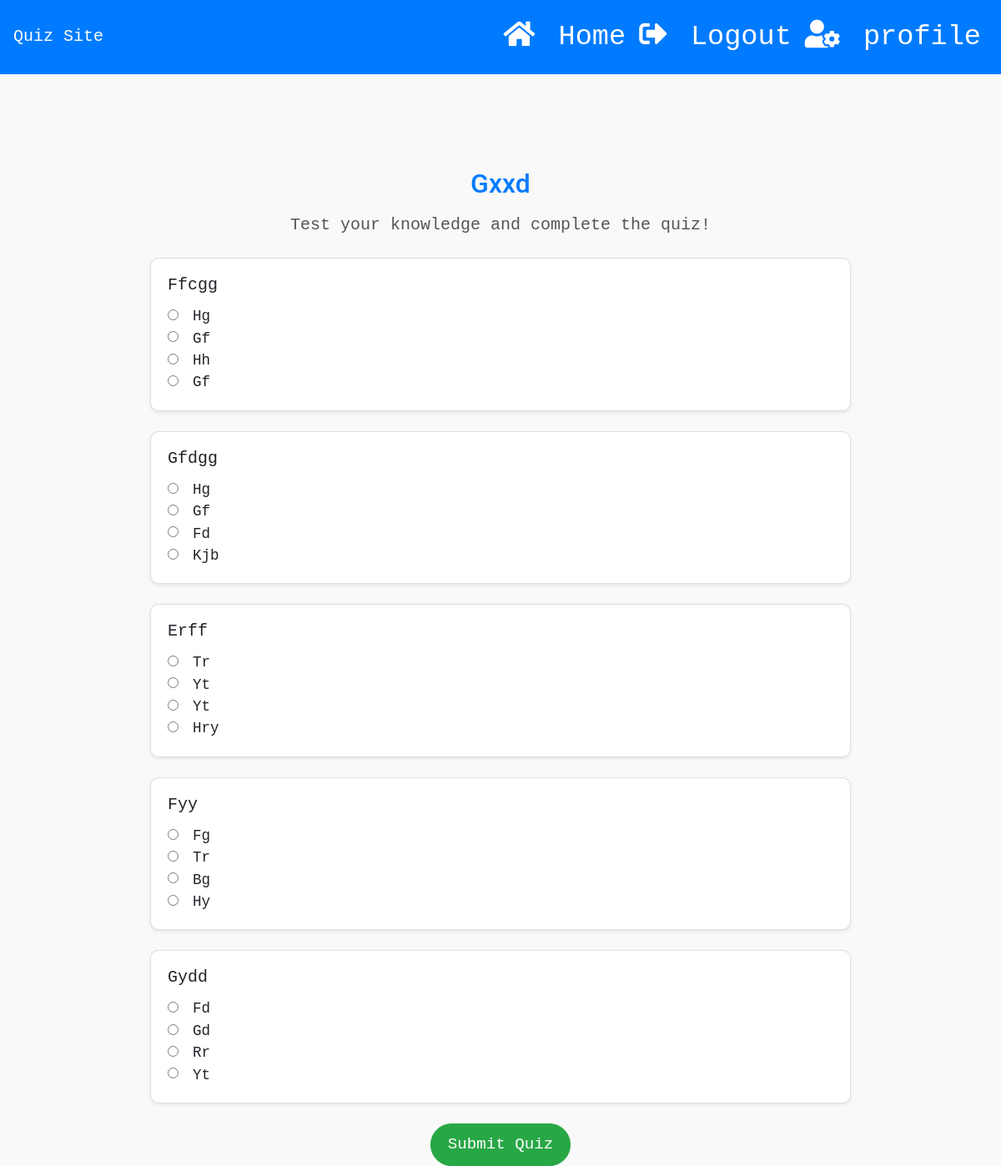
Screenshot of /quiz/quiz/1/ with the database file from the repository.
### quiz/models.py (models this page shows, shortened)
class Quiz(models.Model):
    title = models.CharField(max_length=200)
    category = models.CharField(max_length=100)
    description = models.TextField(blank=True)  # <-- Add this for multi-line input
    reward_per_question = models.FloatField(blank=True, null=True)
    created_at = models.DateTimeField(auto_now_add=True)

class Question(models.Model):
    quiz = models.ForeignKey(Quiz, on_delete=models.CASCADE)
    question_text = models.TextField()  # Changed from CharField to TextField
    option_a = models.CharField(max_length=100)
    option_b = models.CharField(max_length=100)
    option_c = models.CharField(max_length=100)
    option_d = models.CharField(max_length=100)
    correct_option = models.CharField(max_length=1)

### quiz/views.py (the view, shortened to what this page needs)
# urls.py: path('quiz/<int:quiz_id>/', views.start_quiz, name='start_quiz'),  # Start a specific quiz
def start_quiz(request, quiz_id):
    quiz = get_object_or_404(Quiz, id=quiz_id)  # Fetch quiz by ID or return 404 if not found
    questions = quiz.question_set.all()
    return render(request, 'start_quiz.html', {'quiz': quiz, 'questions': questions})

### quiz/templates/start_quiz.html (shortened to what this page needs)
{% extends 'base.html' %}
{% block content %}
<div class="container mt-5">
    <div class="text-center mb-4">
        <h2 class="text-primary">{{ quiz.title }}</h2>
        <p class="lead">Test your knowledge and complete the quiz!</p>
    </div>
    <form method="post">
        {% for question in questions %}
            <div class="card mb-4 shadow-sm">
                <div class="card-body">
                    <h5 class="card-title" style="white-space: pre-wrap;">{{ question.question_text }}</h5>
                    <div class="form-check">
                        <input type="radio" name="{{ question.id }}" value="A" class="form-check-input" id="q{{ question.id }}a">
                        <label class="form-check-label" for="q{{ question.id }}a">{{ question.option_a }}</label>
                    </div>
                    <div class="form-check">
                        <input type="radio" name="{{ question.id }}" value="B" class="form-check-input" id="q{{ question.id }}b">
                        <label class="form-check-label" for="q{{ question.id }}b">{{ question.option_b }}</label>
                    </div>
                    <div class="form-check">
                        <input type="radio" name="{{ question.id }}" value="C" class="form-check-input" id="q{{ question.id }}c">
                        <label class="form-check-label" for="q{{ question.id }}c">{{ question.option_c }}</label>
                    </div>
                    <div class="form-check">
                        <input type="radio" name="{{ question.id }}" value="D" class="form-check-input" id="q{{ question.id }}d">
                        <label class="form-check-label" for="q{{ question.id }}d">{{ question.option_d }}</label>
                    </div>
                </div>
            </div>
        {% endfor %}
        <div class="text-center mt-4">
            <button type="submit" class="btn btn-lg btn-success">Submit Quiz</button>
        </div>
    </form>
</div>
{% endblock %}

### quiz/templates/base.html (style rules this page uses)
body { background-color: #f4f7fc; margin: 0; font-family: 'Courier New', monospace; padding: 0; }
.container { padding-top: 2rem; }
h2 { color: #333; text-align: center; margin-bottom: 1rem; }

### quiz/templates/start_quiz.html (style rules this page uses)
body { background-color: #f9f9f9; font-family: 'Courier New', monospace; }
.container { max-width: 900px; }
.card { border-radius: 10px; }
.form-check-label { font-size: 1.1rem; margin-left: 10px; }
.btn { font-size: 1.2rem; padding: 10px 20px; border-radius: 25px; }
.btn-success { background-color: #28a745; border-color: #28a745; }
h2 { font-family: 'Roboto', sans-serif; font-weight: 500; color: #333; }
p.lead { font-size: 1.25rem; color: #555; }

### rows the page displays
Quiz: title "Gxxd"
Question: question_text "Ffcgg", option_a "Hg", option_b "Gf", option_c "Hh", option_d "Gf"
Question: question_text "Gfdgg", option_a "Hg", option_b "Gf", option_c "Fd", option_d "Kjb"
Question: question_text "Erff", option_a "Tr", option_b "Yt", option_c "Yt", option_d "Hry"
Question: question_text "Fyy", option_a "Fg", option_b "Tr", option_c "Bg", option_d "Hy"
Question: question_text "Gydd", option_a "Fd", option_b "Gd", option_c "Rr", option_d "Yt"
